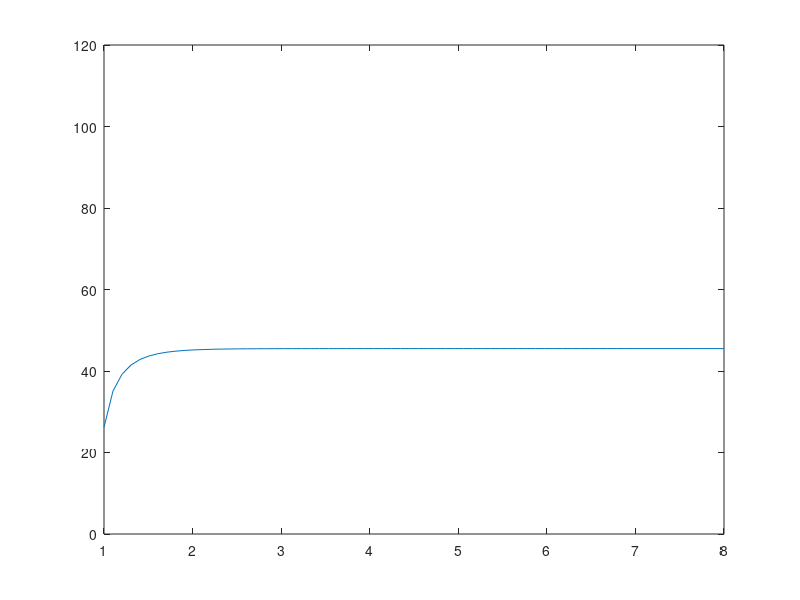

Write MATLAB code to recreate this figure.
%gain stage

VT=25e-3
BFN=178.7
VAFN=69.7
RE1=200
RC1=950
RB1=80000
RB2=20000
VBEON=0.7
VCC=12
RS=100

fid = fopen("initialdata_tab.tex","w")
fprintf(fid, "VT & %f \\\\ \\hline \n", VT)
fprintf(fid, "BFN& %f \\\\ \\hline \n", BFN)
fprintf(fid, "VAFN& %f \\\\ \\hline \n", VAFN)
fprintf(fid, "RE1& %f \\\\ \\hline \n", RE1)
fprintf(fid, "RC1& %f \\\\ \\hline \n", RC1)
fprintf(fid, "RB1& %f \\\\ \\hline \n", RB1)
fprintf(fid, "RB2& %f \\\\ \\hline \n", RB2)
fprintf(fid, "VBEON& %f \\\\ \\hline \n", VBEON)
fprintf(fid, "VCC& %f \\\\ \\hline \n", VCC)
fprintf(fid, "RS& %f \\\\ \\hline \n", RS)
fclose(fid)

%Operating point

RB=1/(1/RB1+1/RB2)
VEQ=RB2/(RB1+RB2)*VCC
IB1=(VEQ-VBEON)/(RB+(1+BFN)*RE1)
IC1=BFN*IB1
IE1=(1+BFN)*IB1
VE1=RE1*IE1
VO1=VCC-RC1*IC1
VCE=VO1-VE1

fid = fopen("data_tab.tex","w")
fprintf(fid, "RB%f \\\\ \\hline \n", RB)
fprintf(fid, "VEQ%f \\\\ \\hline \n", VEQ)
fprintf(fid, "IB1%f \\\\ \\hline \n", IB1)
fprintf(fid, "IC1%f \\\\ \\hline \n", IC1)
fprintf(fid, "IE1%f \\\\ \\hline \n", IE1)
fprintf(fid, "VE1%f \\\\ \\hline \n", VE1)
fprintf(fid, "VO1%f \\\\ \\hline \n", VO1)
fprintf(fid, "VCE%f \\\\ \\hline \n", VCE)
fclose(fid)

%Incremental

gm1=IC1/VT
rpi1=BFN/gm1
ro1=VAFN/IC1

ZI1 = 1/((1/RB)+(1/rpi1))
ZO1 = 1/((1/RC1)+(1/ro1))
AV1 = - gm1*ZO1*(ZI1/(ZI1+RS))
AV1dB = 20*log10(abs(AV1))


%output stage

%Operating point

BFP = 227.3
VAFP = 37.2
RE2 = 50
VEBON = 0.7
VI2 = VO1
IE2 = (VCC-VEBON-VI2)/RE2
IC2 = BFP/(BFP+1)*IE2
VO2 = VCC - RE2*IE2

%Incremental

gm2 = IC2/VT
go2 = IC2/VAFP
gpi2 = gm2/BFP
ge2 = 1/RE2

AV2 = (gm2+gpi2)/(gm2+gpi2+go2+ge2)
AV2dB = 20*log10(AV2)
ZI2=(1/gpi2)/(1-AV2)
ZO2 = 1/(gm2+gpi2+go2+ge2)


%Circuito geral

rpi2=1/gpi2

ZI=ZI1
ZO = 1/(go2+(gm2*(rpi2/(rpi2+ZO1)))+ge2+(1/(rpi2+ZO1)))

prep1=1/(rpi2+ZO1)
prep2=(gm2*rpi2)/(rpi2+ZO1)
AV=(prep1+prep2)/(prep1+ge2+go2+prep2)*AV1
AVdB=20*log10(abs(AV))

%frequency response

f=logspace(1,8,70)
w=2*pi*f

R_in=100
C_i=0.0001
R1=80000
R2=20000
R_C=950
R_E=200
C_b=0.0025
R_out=50
C_o=0.0007
R_L=8


for i=1:length(f)

Z_Ci=1./(i*C_i*w(i))
Z_Cb=1./(i*C_b*w(i))
Z_Co=1./(i*C_o*w(i))

Z1=R_in+Z_Ci
Z2=1/((1/R1)+(1/R2))
Z3=1./((1/R_E)+(1./Z_Cb))

gpi1=1/rpi1
gZ2=1./Z2
gZ1=1./Z1
gZ3=1./Z3
go1=1/ro1
gRC=1/R_C
gR_out=1/R_out


A=[gpi1+gZ2+gZ1 0 -gpi1 0 ; gm1 go1+gRC+gpi2 -(go1+gm1) -gpi2 ; (gpi1+gm1) go1 -(gpi1+gm1+gZ3) 0 ; 0 (gpi2+gm2) 0 -(go2+gR_out+gm2+gpi2)]


b=[gZ1 0 0 0]
b=b'

R=A\b

Vi=1
I=(Vi-R(1))/Z1


Vs=Vi-I*R_in


Vo(i)=(R_L/(R_L+Z_Co))*R(4)

T=Vo/Vs

endfor

T_M=20*log10(abs(T))

yi=max(T_M)-3
xi=interp1(T_M,f,yi)



plot(log10(f),T_M)
xlim([1 8])
ylim([0 120])




